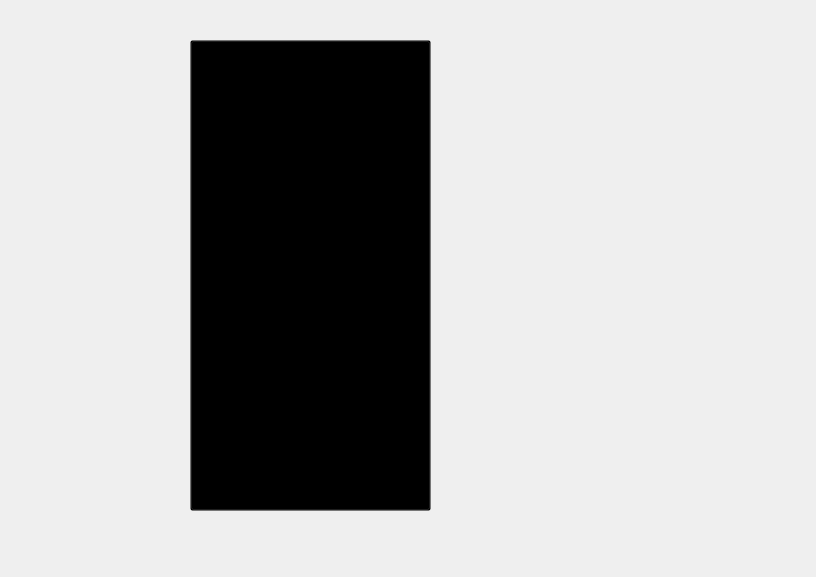
<?xml version="1.0" encoding="UTF-8"?>
<ui version="4.0">
 <class>MainWindow</class>
 <widget class="QMainWindow" name="MainWindow">
  <property name="geometry">
   <rect>
    <x>0</x>
    <y>0</y>
    <width>816</width>
    <height>577</height>
   </rect>
  </property>
  <property name="minimumSize">
   <size>
    <width>816</width>
    <height>577</height>
   </size>
  </property>
  <property name="maximumSize">
   <size>
    <width>816</width>
    <height>577</height>
   </size>
  </property>
  <property name="windowTitle">
   <string>Jogo</string>
  </property>
  <widget class="QWidget" name="saida">
   <widget class="QLabel" name="label">
    <property name="geometry">
     <rect>
      <x>0</x>
      <y>0</y>
      <width>816</width>
      <height>577</height>
     </rect>
    </property>
    <property name="minimumSize">
     <size>
      <width>816</width>
      <height>577</height>
     </size>
    </property>
    <property name="maximumSize">
     <size>
      <width>816</width>
      <height>577</height>
     </size>
    </property>
    <property name="text">
     <string/>
    </property>
    <property name="pixmap">
     <pixmap resource="../CubeScape/imagens/Frente/frente.qrc">:/png/FrenteAberto.png</pixmap>
    </property>
    <property name="scaledContents">
     <bool>true</bool>
    </property>
   </widget>
   <widget class="QPushButton" name="sair">
    <property name="geometry">
     <rect>
      <x>190</x>
      <y>40</y>
      <width>241</width>
      <height>471</height>
     </rect>
    </property>
    <property name="styleSheet">
     <string notr="true">background-color: rgba(0, 0, 0, 0);</string>
    </property>
    <property name="text">
     <string/>
    </property>
   </widget>
  </widget>
 </widget>
 <resources>
  <include location="../CubeScape/imagens/Frente/frente.qrc"/>
 </resources>
 <connections/>
</ui>
